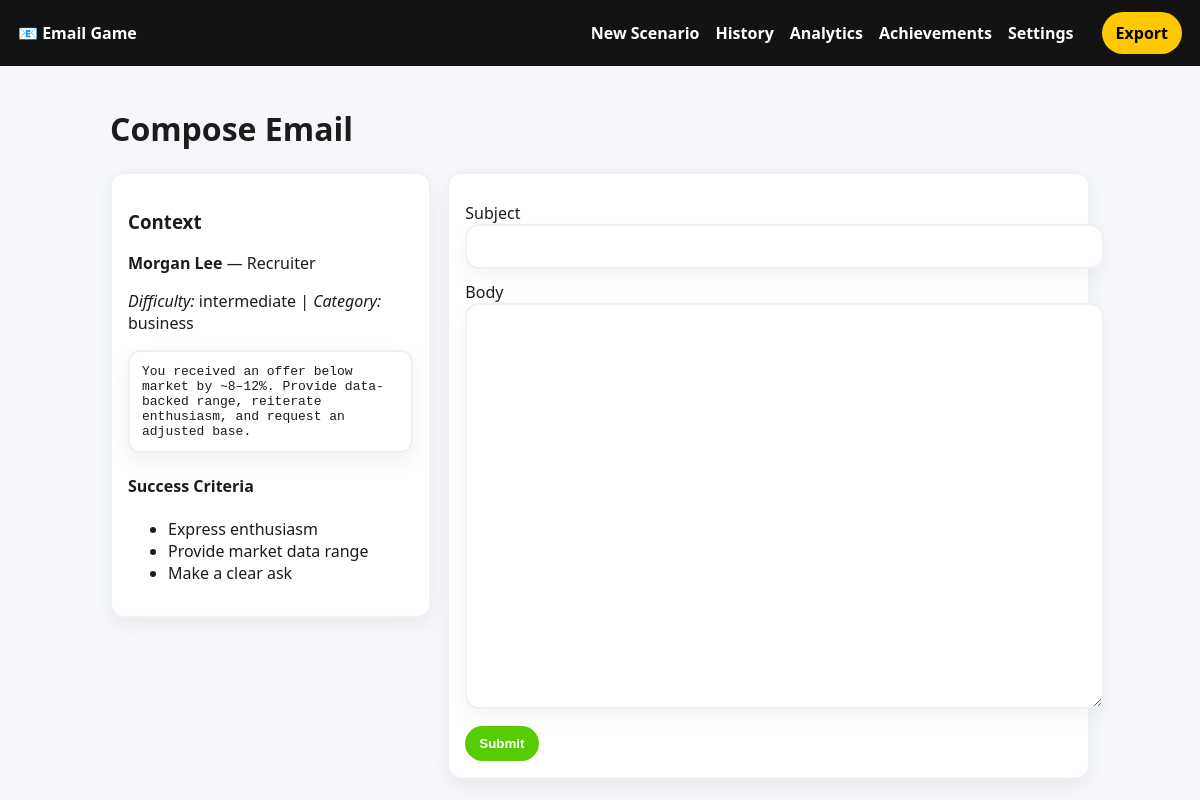
/attempt/new?scenario_id=10, run on the app's committed database.
### app/models.py (models this page shows)
class Scenario(db.Model):
    id = db.Column(db.Integer, primary_key=True)
    character_name = db.Column(db.String(120))
    character_role = db.Column(db.String(120))
    character_image_path = db.Column(db.String(256))
    scenario_text = db.Column(db.Text, nullable=False)
    difficulty = db.Column(db.String(32))  # 'beginner'|'intermediate'|'advanced'
    category = db.Column(db.String(64))  # business/academic/personal
    success_criteria = db.Column(db.Text)  # JSON string list
    rubric_text = db.Column(db.Text)  # rubric/guidelines for this scenario
    generated_at = db.Column(db.DateTime, default=datetime.utcnow)
    attempts = db.relationship("Attempt", backref="scenario", lazy=True)

### app/blueprints/scenarios.py (the view, shortened to what this page needs)
@scenarios_bp.route("/attempt/new", methods=["GET", "POST"])
def attempt_new():
    scenario_id = request.args.get("scenario_id", type=int)
    scenario = get_scenario(scenario_id) if scenario_id else None
    if not scenario:
        scenario = create_scenario()
    form = EmailComposeForm()
    success = json.loads(scenario.success_criteria or "[]")
    return render_template("compose.html", form=form, scenario=scenario, success_criteria=success)

### app/forms.py
class EmailComposeForm(FlaskForm):
    email_subject = StringField("Subject", validators=[Length(max=200)])
    email_body = TextAreaField("Body", validators=[DataRequired(), Length(min=1, max=10000)])
    submit = SubmitField("Submit")

### app/services/scenarios.py (called while the page is built)
def get_scenario(scenario_id: int) -> Optional[Scenario]:
    return Scenario.query.get(scenario_id)

### app/templates/compose.html (shortened to what this page needs)
{% extends "base.html" %}
{% block content %}
<h1>Compose Email</h1>
<div class="compose-grid">
  <aside class="context-card">
    <h3>Context</h3>
    <p><strong>{{ scenario.character_name }}</strong> — {{ scenario.character_role or 'Contact' }}</p>
    <p><em>Difficulty:</em> {{ scenario.difficulty or 'beginner' }} | <em>Category:</em> {{ scenario.category or 'business' }}</p>
    <pre class="scenario">{{ scenario.scenario_text }}</pre>
    <h4>Success Criteria</h4>
    <ul>
      {% for s in success_criteria %}
      <li>{{ s }}</li>
      {% endfor %}
    </ul>
  </aside>
  <section class="compose-card">
    <form method="POST">
      <div class="form-group">
        {{ form.email_subject.label }}
        {{ form.email_subject(size=80) }}
      </div>
      <div class="form-group">
        {{ form.email_body.label }}
        {{ form.email_body(rows=18, cols=100) }}
      </div>
      <div class="actions">
        {{ form.submit(class_="btn primary") }}
      </div>
    </form>
  </section>
</div>
{% endblock %}

### app/static/css/styles.css (style rules this page uses)
:root { --green:#58CC02; --dark:#131313; --bg:#f6f7fb; --card:#ffffff; --text:#1c1c1c; --accent:#ffc800; }
body { font-family: system-ui, -apple-system, Segoe UI, Roboto, Arial, sans-serif; margin: 0; padding: 0; background: var(--bg); color: var(--text); }
.btn { display: inline-block; background: var(--green); color: #fff; padding: 10px 14px; border-radius: 999px; text-decoration: none; font-weight: 700; border: none; cursor: pointer; }
.btn.primary { background: var(--green); }
.form-group { margin: 12px 0; }
pre.scenario { background: var(--card); padding: 12px; border-radius: 12px; box-shadow: 0 8px 20px rgba(0,0,0,.06); white-space: pre-wrap; border: 2px solid #eef1f7; }
.actions { margin-top: 12px; }
.compose-grid { display: grid; grid-template-columns: 1fr 2fr; gap: 16px; align-items: start; }
.context-card, .compose-card { background: var(--card); border-radius: 14px; padding: 16px; box-shadow: 0 8px 20px rgba(0,0,0,.06); border: 2px solid #eef1f7; }
.form-group input[type="text"], .form-group textarea { width: 100%; padding: 12px 14px; border-radius: 14px; border: 2px solid #eef1f7; background: #fff; box-shadow: 0 8px 20px rgba(0,0,0,.04); outline: none; transition: border-color .15s ease, box-shadow .15s ease, background-color .15s ease; font-size: 15px; }
.form-group textarea { line-height: 1.4; min-height: 220px; resize: vertical; }
.form-group input[type="text"]::placeholder, .form-group textarea::placeholder { color: #9aa3af; }

### data on the page
Scenario: character_name "Morgan Lee", character_role "Recruiter", difficulty "intermediate", category "business", scenario_text "You received an offer below market by ~8–12%. Provide data-backed range, reiterate enthusiasm, and request an adjusted base."

### other printed values
{{ s }} "Express enthusiasm" "Provide market data range" "Make a clear ask"
